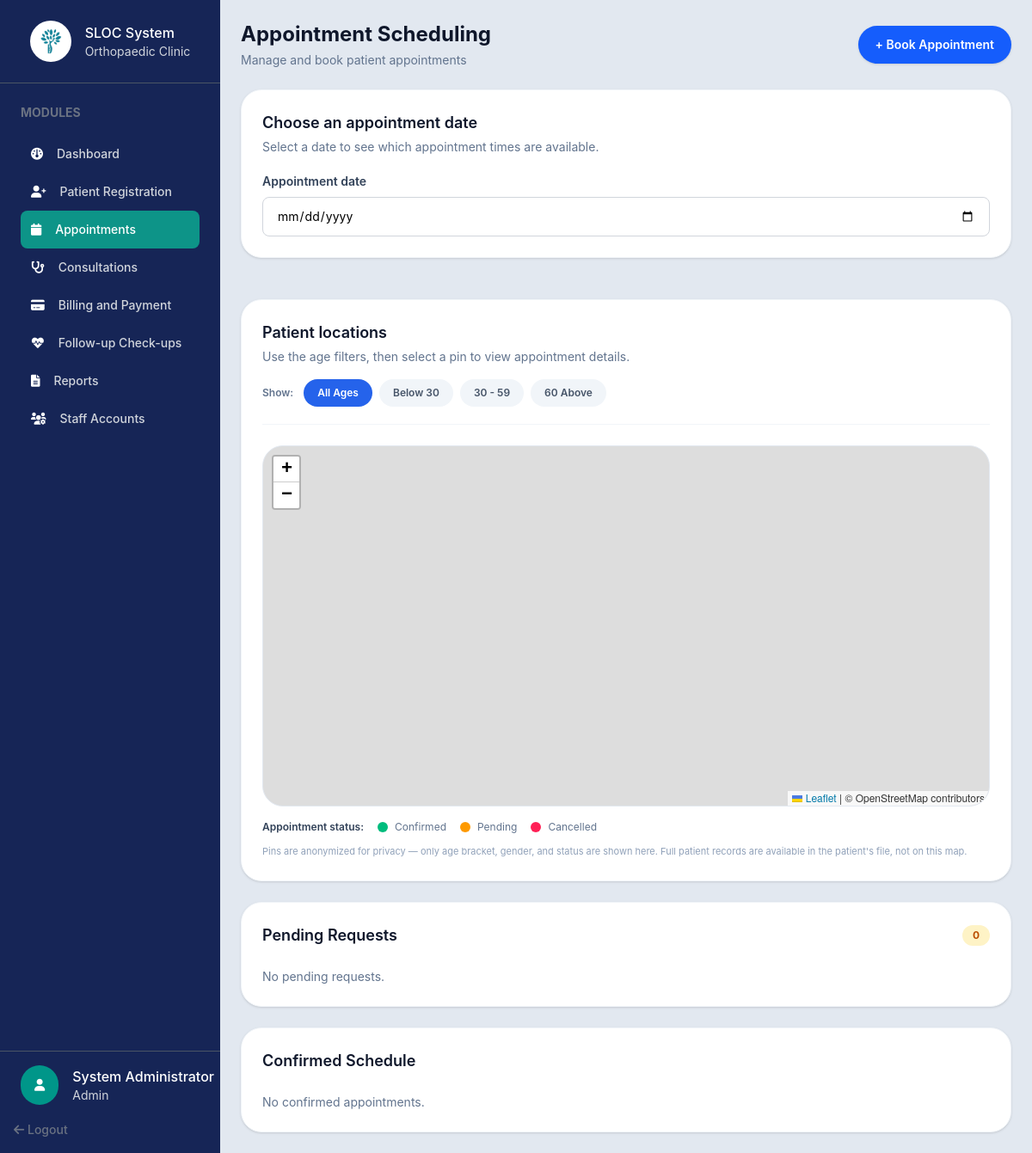
The page /admin/appointments.php (signed in) on the database its author committed.
### tables this page shows
CREATE TABLE `users` (
  `UserID` int(10) UNSIGNED NOT NULL,
  `Username` varchar(50) NOT NULL,
  `PasswordHash` varchar(255) NOT NULL,
  `FirstName` varchar(100) NOT NULL,
  `LastName` varchar(100) NOT NULL,
  `Role` enum('Admin','Doctor','Receptionist','Staff','Patient') NOT NULL DEFAULT 'Receptionist',
  `IsDoctor` tinyint(1) NOT NULL DEFAULT 0,
  `Email` varchar(150) DEFAULT NULL,
  `Phone` varchar(30) DEFAULT NULL,
  `Status` enum('Active','Inactive') NOT NULL DEFAULT 'Active',
  `CreatedAt` timestamp NOT NULL DEFAULT current_timestamp()
);

### admin/appointments.php (the view, shortened to what the rows shown need)
<?php
require_once __DIR__ . '/../config/config.php';
require_once __DIR__ . '/../includes/auth.php';
$admin = SessionManager::getUser($pdo);
?>
<!DOCTYPE html>
<html lang="en">
<head>
    <link rel="stylesheet" href="../assets/css/output.css">
    <link rel="stylesheet" href="../assets/css/global.css">
    <link rel="stylesheet" href="https://cdnjs.cloudflare.com/ajax/libs/font-awesome/6.0.0-beta3/css/all.min.css">
    <link rel="stylesheet" href="https://unpkg.com/leaflet@1.9.4/dist/leaflet.css" />
</head>
<body class="h-screen flex bg-slate-200">
    <?php include_once '../includes/sidebar.php'; ?>
    <section class="flex-1 p-6 overflow-auto">
        <div class="flex flex-col gap-4 sm:flex-row sm:items-center sm:justify-between mb-6">
            <div>
                <h1 class="text-2xl font-bold text-slate-900">Appointment Scheduling</h1>
            </div>
        </div>
        <div class="space-y-6">
            <div class="grid grid-cols-1 gap-6 xl:grid-cols-2">
                <div class="space-y-6">
                    <div class="rounded-3xl bg-white p-6 shadow-sm border border-slate-100">
                        <h2 class="text-lg font-semibold text-slate-900">Choose an appointment date</h2>
                    </div>
                </div>
                <div class="rounded-3xl bg-white p-6 shadow-sm border border-slate-100">
                    <div class="mb-6 flex flex-col gap-4 border-b border-slate-100 pb-5">
                        <div>
                            <h2 class="text-lg font-semibold text-slate-900">Patient locations</h2>
                        </div>
                    </div>
                </div>
            </div>
            <div class="rounded-3xl bg-white p-6 shadow-sm border border-slate-100">
                <div class="flex items-center justify-between mb-6">
                    <h2 class="text-lg font-semibold text-slate-900">Pending Requests</h2>
                </div>
            </div>
            <div class="rounded-3xl bg-white p-6 shadow-sm border border-slate-100">
                <div class="flex items-center justify-between mb-6">
                    <h2 class="text-lg font-semibold text-slate-900">Confirmed Schedule</h2>
                </div>
            </div>
        </div>
    </section>
</body>
</html>

### includes/sidebar.php (shortened to what the rows shown need)
<?php
$currentFile = basename($_SERVER['PHP_SELF']);
?>
<div class="w-64 shrink-0 bg-blue-950 flex flex-col h-full">
    <div class="w-full border-b p-6 border-gray-600 flex items-center justify-center gap-4">
        <?php if ($currentFile !== 'admin-dashboard.php'): ?>
            <div>
                <h1 class="text-white text-md font-medium">SLOC System</h1>
            </div>
        <?php endif; ?>
    </div>
    <div class="custom-scrollbar w-full p-6 overflow-y-auto flex-1">
        <h2 class="text-gray-500 font-bold text-sm mb-4">MODULES</h2>
    </div>
    <div class="mt-auto">
        <div class="w-full border-t pt-4 pl-6 border-gray-600 flex items-center gap-4">
            <div>
                <?php if ($admin): ?>
                    <h1 class="text-white text-md font-medium">
                        <?= htmlspecialchars($admin['first_name']) ?>     <?= htmlspecialchars($admin['last_name']) ?>
                    </h1>
                    <h3 class="text-gray-300 text-sm"><?= htmlspecialchars($admin['role']) ?></h3>
                <?php endif; ?>
            </div>
        </div>
    </div>
</div>

### rows shown on the page
users: FirstName "System", LastName "Administrator", Role "Admin"

### other values the page prints
$item['label'] "Dashboard"
$item['label'] "Patient Registration"
$item['label'] "Appointments"
$item['label'] "Consultations"
$item['label'] "Billing and Payment"
$item['label'] "Follow-up Check-ups"
$item['label'] "Reports"
$item['label'] "Staff Accounts"
$pendingCount "0"
